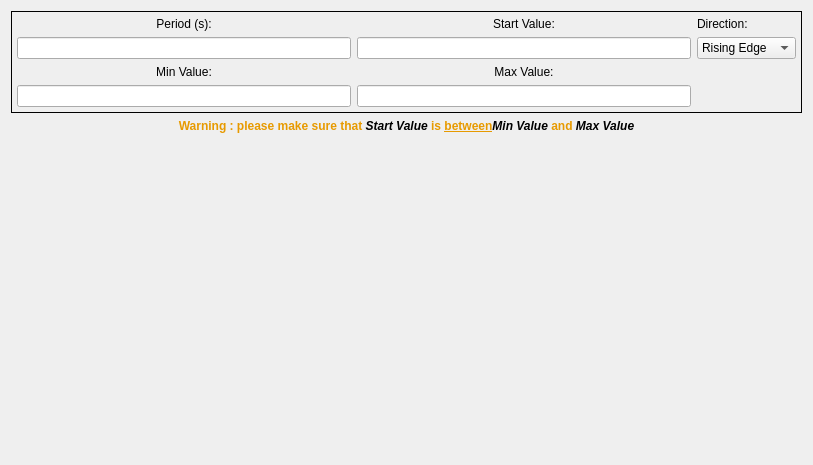
<?xml version="1.0" encoding="UTF-8"?>
<ui version="4.0">
 <class>GTAEquationTriangleWidget</class>
 <widget class="QWidget" name="GTAEquationTriangleWidget">
  <property name="geometry">
   <rect>
    <x>0</x>
    <y>0</y>
    <width>813</width>
    <height>465</height>
   </rect>
  </property>
  <property name="minimumSize">
   <size>
    <width>813</width>
    <height>465</height>
   </size>
  </property>
  <property name="maximumSize">
   <size>
    <width>813</width>
    <height>465</height>
   </size>
  </property>
  <property name="windowTitle">
   <string>Triangle Equation</string>
  </property>
  <layout class="QVBoxLayout" name="verticalLayout_6">
   <item>
    <widget class="QFrame" name="frame">
     <property name="frameShape">
      <enum>QFrame::Box</enum>
     </property>
     <layout class="QGridLayout" name="gridLayout">
      <property name="leftMargin">
       <number>5</number>
      </property>
      <property name="topMargin">
       <number>5</number>
      </property>
      <property name="rightMargin">
       <number>5</number>
      </property>
      <property name="bottomMargin">
       <number>5</number>
      </property>
      <item row="0" column="0">
       <layout class="QVBoxLayout" name="verticalLayout">
        <item>
         <widget class="QLabel" name="periodLB">
          <property name="sizePolicy">
           <sizepolicy hsizetype="Preferred" vsizetype="Fixed">
            <horstretch>0</horstretch>
            <verstretch>0</verstretch>
           </sizepolicy>
          </property>
          <property name="maximumSize">
           <size>
            <width>16777215</width>
            <height>20</height>
           </size>
          </property>
          <property name="text">
           <string>Period (s):</string>
          </property>
          <property name="alignment">
           <set>Qt::AlignCenter</set>
          </property>
         </widget>
        </item>
        <item>
         <widget class="QLineEdit" name="periodLE"/>
        </item>
       </layout>
      </item>
      <item row="0" column="2">
       <layout class="QVBoxLayout" name="verticalLayout_5">
        <item>
         <widget class="QLabel" name="directionLB">
          <property name="text">
           <string>Direction:</string>
          </property>
         </widget>
        </item>
        <item>
         <widget class="QComboBox" name="directionCB">
          <item>
           <property name="text">
            <string>Rising Edge</string>
           </property>
          </item>
          <item>
           <property name="text">
            <string>Falling Edge</string>
           </property>
          </item>
         </widget>
        </item>
       </layout>
      </item>
      <item row="1" column="1">
       <layout class="QVBoxLayout" name="verticalLayout_3">
        <item>
         <widget class="QLabel" name="maxValueLB">
          <property name="sizePolicy">
           <sizepolicy hsizetype="Preferred" vsizetype="Fixed">
            <horstretch>0</horstretch>
            <verstretch>0</verstretch>
           </sizepolicy>
          </property>
          <property name="maximumSize">
           <size>
            <width>16777215</width>
            <height>20</height>
           </size>
          </property>
          <property name="text">
           <string>Max Value:</string>
          </property>
          <property name="alignment">
           <set>Qt::AlignCenter</set>
          </property>
         </widget>
        </item>
        <item>
         <widget class="QLineEdit" name="maxValueLE"/>
        </item>
       </layout>
      </item>
      <item row="1" column="0">
       <layout class="QVBoxLayout" name="verticalLayout_2">
        <item>
         <widget class="QLabel" name="minValueLB">
          <property name="sizePolicy">
           <sizepolicy hsizetype="Minimum" vsizetype="Fixed">
            <horstretch>0</horstretch>
            <verstretch>0</verstretch>
           </sizepolicy>
          </property>
          <property name="maximumSize">
           <size>
            <width>16777215</width>
            <height>20</height>
           </size>
          </property>
          <property name="text">
           <string>Min Value:</string>
          </property>
          <property name="alignment">
           <set>Qt::AlignCenter</set>
          </property>
         </widget>
        </item>
        <item>
         <widget class="QLineEdit" name="minValueLE"/>
        </item>
       </layout>
      </item>
      <item row="0" column="1">
       <layout class="QVBoxLayout" name="verticalLayout_4">
        <item>
         <widget class="QLabel" name="startValueLB">
          <property name="sizePolicy">
           <sizepolicy hsizetype="Preferred" vsizetype="Fixed">
            <horstretch>0</horstretch>
            <verstretch>0</verstretch>
           </sizepolicy>
          </property>
          <property name="maximumSize">
           <size>
            <width>16777215</width>
            <height>20</height>
           </size>
          </property>
          <property name="text">
           <string>Start Value:</string>
          </property>
          <property name="alignment">
           <set>Qt::AlignCenter</set>
          </property>
         </widget>
        </item>
        <item>
         <widget class="QLineEdit" name="startValueLE"/>
        </item>
       </layout>
      </item>
     </layout>
    </widget>
   </item>
   <item>
    <widget class="QLabel" name="label">
     <property name="text">
      <string>&lt;html&gt;&lt;head/&gt;&lt;body&gt;&lt;p align=&quot;center&quot;&gt;&lt;span style=&quot; font-weight:600; color:#e79a00;&quot;&gt;Warning : please make sure that &lt;/span&gt;&lt;span style=&quot; font-weight:600; font-style:italic; color:#000000;&quot;&gt;Start Value&lt;/span&gt;&lt;span style=&quot; font-weight:600; color:#e79a00;&quot;&gt; is &lt;/span&gt;&lt;span style=&quot; font-weight:600; text-decoration: underline; color:#e79a00;&quot;&gt;between&lt;/span&gt;&lt;span style=&quot; font-weight:600; font-style:italic; color:#000000;&quot;&gt;Min Value&lt;/span&gt;&lt;span style=&quot; font-weight:600; color:#e79a00;&quot;&gt; and &lt;/span&gt;&lt;span style=&quot; font-weight:600; font-style:italic; color:#000000;&quot;&gt;Max Value&lt;/span&gt;&lt;/p&gt;&lt;/body&gt;&lt;/html&gt;</string>
     </property>
    </widget>
   </item>
   <item>
    <widget class="QLabel" name="Image">
     <property name="minimumSize">
      <size>
       <width>791</width>
       <height>323</height>
      </size>
     </property>
     <property name="maximumSize">
      <size>
       <width>791</width>
       <height>323</height>
      </size>
     </property>
     <property name="text">
      <string/>
     </property>
     <property name="pixmap">
      <pixmap resource="../resource.qrc">:/images/forms/img/triangle.png</pixmap>
     </property>
     <property name="scaledContents">
      <bool>true</bool>
     </property>
     <property name="alignment">
      <set>Qt::AlignCenter</set>
     </property>
    </widget>
   </item>
  </layout>
 </widget>
 <resources>
  <include location="../resource.qrc"/>
 </resources>
 <connections/>
</ui>
